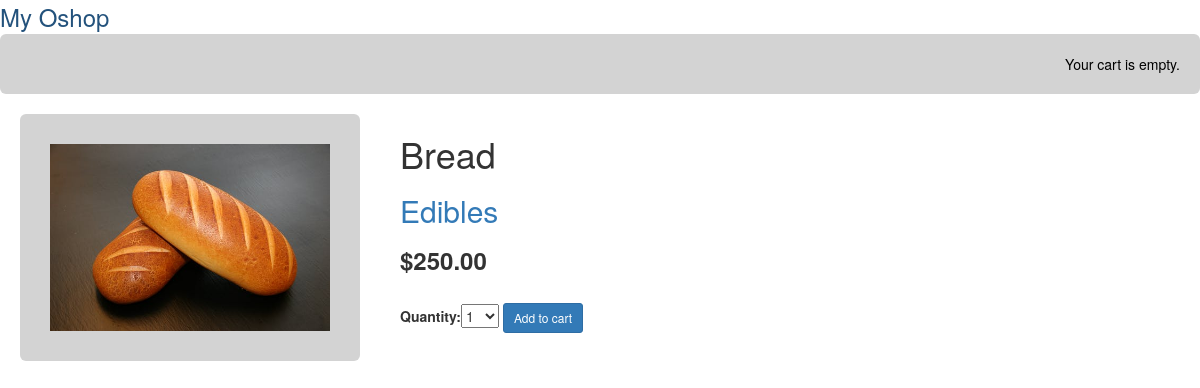
The app's page /5/bread/ with its own data.
### oshop/models.py (models this page shows, shortened)
class Product(models.Model):
    category = models.ForeignKey(Category,related_name='products',on_delete=models.CASCADE)
    name = models.CharField(max_length=200, db_index=True)
    slug = models.SlugField(max_length=200, db_index=True)
    image = models.ImageField(upload_to='products/%Y/%m/%d',blank=True)
    description = models.TextField(blank=True)
    price = models.DecimalField(max_digits=10, decimal_places=2)
    available = models.BooleanField(default=True)
    created = models.DateTimeField(auto_now_add=True)
    updated = models.DateTimeField(auto_now=True)
    class Meta:
        ordering = ('name',)
        index_together = (('id', 'slug'),)

class Category(models.Model):
    name = models.CharField(max_length=200,
    db_index=True)
    slug = models.SlugField(max_length=200, unique=True)
    class Meta:
        ordering = ('name',)
        verbose_name = 'category'
        verbose_name_plural = 'categories'
    def __str__(self):
        return self.name
    def get_absolute_url(self):
        return reverse('oshop:product_list_by_category',args=[self.slug])

### oshop/views.py (the view)
# urls.py: path('<int:id>/<slug:slug>/', views.product_detail,name='product_detail'),
def product_detail(request, id, slug):
    product = get_object_or_404(Product,
                                id=id,
                                slug=slug,available=True)
    cart_product_form = CartAddProductForm()
    return render(request,
                    'oshop/product/detail.html',
                    {'product': product,
                    'cart_product_form': cart_product_form})

### cart/forms.py
class CartAddProductForm(forms.Form):
    quantity = forms.TypedChoiceField(choices=PRODUCT_QUANTITY_CHOICES,coerce=int)
    update = forms.BooleanField(required=False, initial=False, widget=forms.HiddenInput)

### cart/cart.py (called while the page is built)
    def __len__(self):
        return sum(item['quantity'] for item in self.cart.values())

### cart/context_processors.py (called while the page is built)
def cart(request):
    return {'cart': Cart(request)}

### oshop/templates/oshop/product/detail.html (shortened to what this page needs)
{% extends "oshop/base.html" %}
{% load static %}
{% load crispy_forms_tags %}
{% block content %}
<div class="product-detail">
<img src="{% if product.image %}{{ product.image.url }}{% else %}
{% static "img/no_image2.png" %}{% endif %}">
</div>
<div class="details">
    <h1>{{ product.name }}</h1>
    <h2><a href="{{ product.category.get_absolute_url }}">{{product.category }}</a></h2>
    <h3 class="price"><b> ${{ product.price }} </b></h3><br>
    <form action="{% url "cart:cart_add" product.id %}" method="post">
            {{ cart_product_form }}
            <input type="submit" value="Add to cart" class="btn btn-sm btn-primary">
    </form>
</div>
{% endblock %}

### oshop/static/bs3/css/main.css (style rules this page uses)
.product-detail { margin:20px; height:60%; width:340px; float:left; background-color:lightgrey; padding:30px; border-radius:6px; }
.product-detail img { width:100%; height: 100%; }
.details { float:left; width:450px; padding:20px; }

### records on screen
Product: image (picture), name "Bread", category "Edibles", price "250.00"
